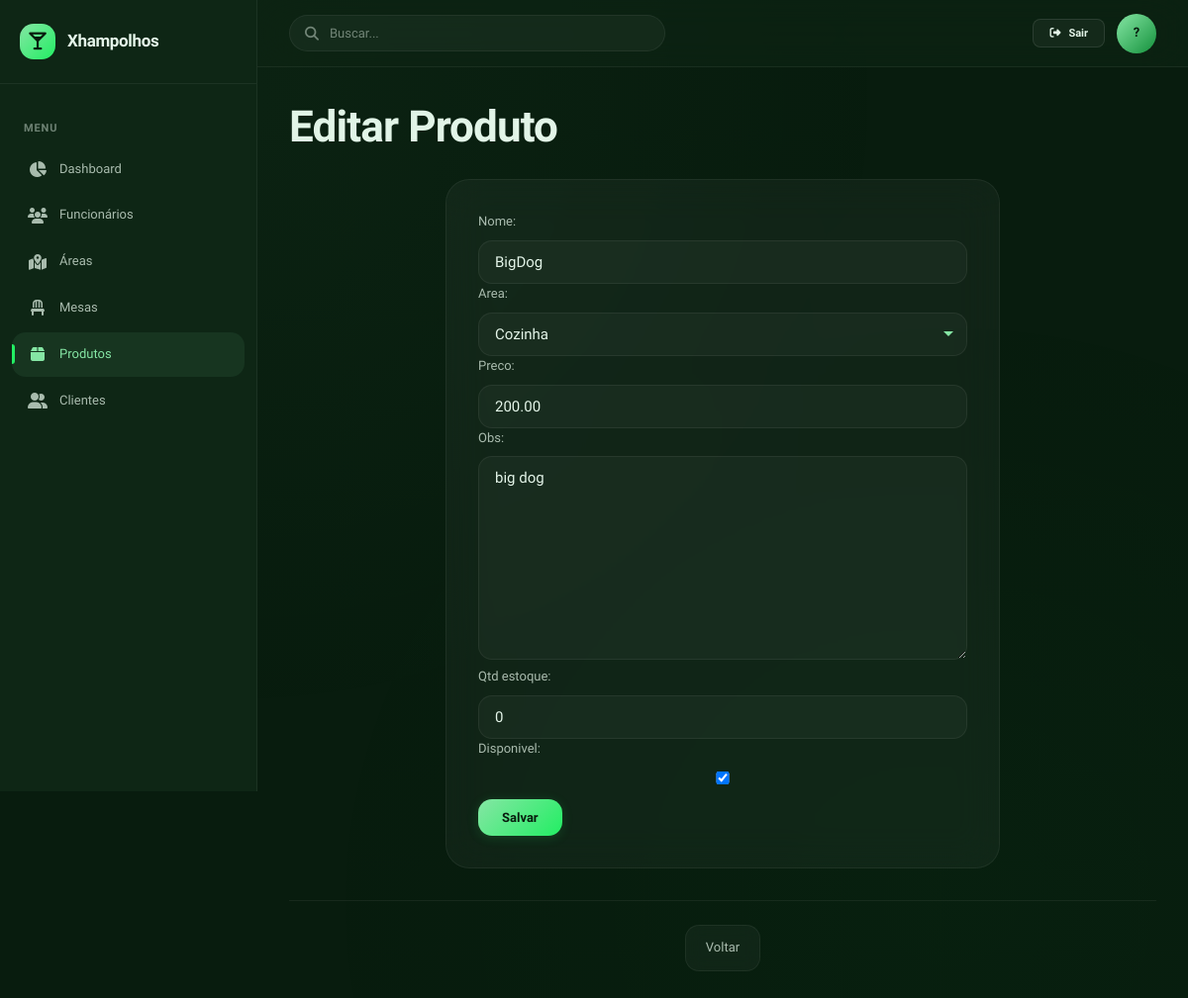
The page /empresas/1/produtos/editar/1/ on the database its author committed.
### apps/empresas/models.py (models this page shows, shortened)
class ProdutoModel(models.Model):
    empresa = models.ForeignKey(
        EmpresaModel,
        on_delete=models.CASCADE,
        related_name="produtos"
    )
    nome = models.CharField(max_length=255)
    area = models.ForeignKey(AreaModel, on_delete=models.CASCADE)
    preco = models.DecimalField(max_digits=10, decimal_places=2)
    obs = models.TextField(max_length=255, blank=True)
    qtd_estoque = models.PositiveIntegerField()
    disponivel = models.BooleanField(default=True)
    data_cadastro = models.DateTimeField(auto_now_add=True)

class AreaModel(models.Model):
    empresa = models.ForeignKey(
        EmpresaModel,
        on_delete=models.CASCADE,
        related_name="areas"
    )
    nome = models.CharField(max_length=255)
    aberta = models.BooleanField(default=True)
    data_cadastro = models.DateTimeField(auto_now_add=True)
    def __str__(self):
        return self.nome

### apps/empresas/views.py (the view)
# urls.py: path("<int:id>/produtos/editar/<int:idProduto>/", views.produtosEditar, name="produtosEditar"),
def produtosEditar(request, id, idProduto):
    empresa = get_object_or_404(EmpresaModel, id=id)
    produto = get_object_or_404(ProdutoModel, id = idProduto, empresa=empresa)
    if(request.method == "POST"):
        formulario = ProdutoForm(request.POST, instance = produto)
        if(formulario.is_valid()):
            formulario.save()
            return redirect("empresas:produtos", id=id)
    formulario = ProdutoForm(instance=produto)
    contexto = {
        "form": formulario,
        "empresa": empresa,
        "id": id
    }
    return render(request, "empresas/produtos/empresasProdutosEditar.html", contexto)

### apps/empresas/forms.py
class ProdutoForm(forms.ModelForm):
    class Meta:
        model = ProdutoModel
        fields = ['nome', 'area', 'preco', 'obs', 'qtd_estoque', 'disponivel']

### templates/empresas/produtos/empresasProdutosEditar.html (shortened to what this page needs)
{% extends 'empresas/base.html' %}
{% block inner_content %}
    <h1>Editar Produto</h1>
    <form action="" method="post">
        {{form}}
        <button class="btn btn-primary">Salvar</button>
    </form>
    <div class="nav-links">
        <a href="{% url 'empresas:produtos' id %}">Voltar</a>
    </div>
{% endblock %}

### static/css/variables.css (style rules this page uses)
:root { --bg-deep: #081C0E; --bg-surface-1: #0E2615; --bg-surface-2: #14311D; --bg-elevated: #1A3D25; --primary: #85E6A4; --primary-light: #A8F0BF; --primary-dark: #14913C; --accent: #22EE63; --accent-glow: rgba(34, 238, 99, 0.12); --text-primary: #E4F5E9; --text-secondary: rgba(228, 245, 233, 0.72); --text-muted: rgba(228, 245, 233, 0.45); --glass-bg: rgba(255, 255, 255, 0.04); --glass-hover: rgba(255, 255, 255, 0.07); --glass-active: rgba(133, 230, 164, 0.08); --glass-border: rgba(255, 255, 255, 0.06); --glass-border-hover: rgba(255, 255, 255, 0.1); --glass-blur: 20px; --border-subtle: rgba(255, 255, 255, 0.06); --border-default: rgba(255, 255, 255, 0.1); --shadow-sm: 0 1px 3px rgba(0, 0, 0, 0.3); --shadow-md: 0 4px 20px rgba(0, 0, 0, 0.4); --shadow-lg: 0 8px 40px rgba(0, 0, 0, 0.5); --shadow-xl: 0 16px 60px rgba(0, 0, 0, 0.6); --shadow-glow: 0 0 24px rgba(34, 238, 99, 0.08); --font-display: 'Lexend', sans-serif; --font-body: 'Lexend', sans-serif; --text-xs: 0.6875rem; --text-sm: 0.8125rem; --text-base: 0.9375rem; --text-lg: 1.0625rem; --text-xl: 1.25rem; --text-2xl: 1.5rem; --text-3xl: 2rem; --text-4xl: 2.75rem; --text-5xl: 3.5rem; --space-1: 4px; --space-2: 8px; --space-3: 12px; --space-4: 16px; --space-5: 20px; --space-6: 24px; --space-8: 32px; --space-10: 40px; --space-12: 48px; --space-16: 64px; --radius-sm: 8px; --radius-md: 14px; --radius-lg: 20px; --radius-xl: 24px; --radius-2xl: 28px; --radius-full: 9999px; --transition-fast: 150ms cubic-bezier(0.16, 1, 0.3, 1); --transition-base: 250ms cubic-bezier(0.16, 1, 0.3, 1); --transition-slow: 400ms cubic-bezier(0.16, 1, 0.3, 1); --sidebar-width: 260px; --topbar-height: 68px; }

### static/css/base.css (style rules this page uses)
*, *::before, *::after { margin: 0; padding: 0; box-sizing: border-box; }
html { font-size: 16px; -webkit-font-smoothing: antialiased; -moz-osx-font-smoothing: grayscale; }
body { font-family: var(--font-body); font-size: var(--text-base); line-height: 1.6; color: var(--text-primary); background: var(--bg-deep); min-height: 100vh; overflow-x: hidden; }
body::before { content: ''; position: fixed; top: 0; left: 0; width: 100%; height: 100%; background: radial-gradient(ellipse at 20% 10%, rgba(133, 230, 164, 0.03) 0%, transparent 50%), radial-gradient(ellipse at 80% 90%, rgba(34, 238, 99, 0.02) 0%, transparent 50%); pointer-events: none; z-index: 0; }
h1, h2, h3, h4, h5, h6 { font-family: var(--font-display); font-weight: 600; line-height: 1.3; color: var(--text-primary); letter-spacing: -0.02em; }
h1 { font-size: var(--text-4xl); margin-bottom: var(--space-2); font-weight: 700; }
a { color: var(--primary); text-decoration: none; transition: color var(--transition-fast); }

### rows shown on the page
ProdutoModel: nome "BigDog", area "Cozinha", preco "200.00", obs "big dog", qtd_estoque "0", disponivel "☑"
